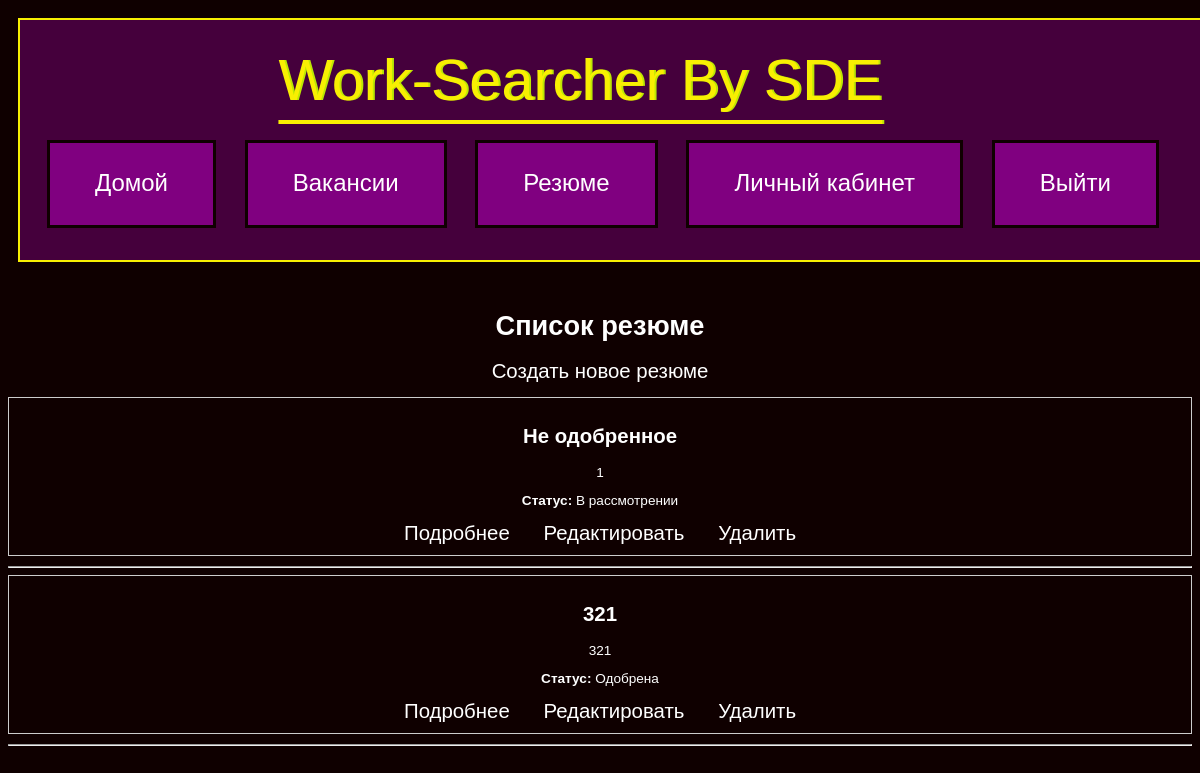
/resumes (signed in), run on the app's committed database.
### Model/models.py (models this page shows)
class Resume(db.Model):
    id = db.Column(db.Integer, primary_key=True)
    title = db.Column(db.String(300), nullable=False)
    description = db.Column(db.Text, nullable=False)
    skills = db.Column(db.String(200))
    image_filename = db.Column(db.String(300))
    user_id = db.Column(db.Integer, db.ForeignKey('user.id'), nullable=False)
    user = db.relationship('User', backref=db.backref('resumes', lazy=True))
    status = db.Column(db.Boolean, nullable=True)

### Controller/CZN.py (the view, shortened to what this page needs)
@CZN.route("/resumes", methods=['GET', 'POST'])
@login_required
def resumes():
    resumes = Resume.query.filter_by(user=current_user).all()
    return render_template('resumes.html', resumes=reversed(resumes), is_admin=current_user.is_admin)

### app.py (called while the page is built)
@login_manager.user_loader
def load_user(user_id):
    return User.query.get(int(user_id))

### templates/resumes.html (shortened to what this page needs)
{% extends "base.html" %}
{% block content %}
    <h1>Список резюме</h1>
    {% if not current_user.employer_status and not current_user.is_admin %}
    <a href="{{ url_for('resume.create_resume') }}">Создать новое резюме</a>
    {% endif %}
   {% for resume in resumes %}
    <div class="resume-box">
        <h2>{{ resume.title }}</h2>
        <p>{{ resume.skills }}</p>
        <p><strong>Статус:</strong> {% if resume.status==None %}В рассмотрении{% elif resume.status %}Одобрена{% else %}Неодобрена{% endif %}</p>
    <a href="{{ url_for('resume.detail_resume', resume_id=resume.id) }}">Подробнее</a>
        {% if current_user.id == resume.user_id %}
        <a href="{{ url_for('resume.edit_resume', resume_id=resume.id) }}">Редактировать</a>
        <a href="{{ url_for('resume.delete_resume', resume_id=resume.id) }}">Удалить</a>
        {% endif %}
    </div>
    <hr>
{% endfor %}
{% endblock %}

### static/styles.css (style rules this page uses)
html { height:100%; }
body { background: #0f0000; color : #ffffff; font-family: "helterskelter", sans-serif; -webkit-background-size: cover; }
a { text-decoration: none; color: #ffffff; font-size: 150%; padding: 15px; }
.resume-box { border: 1px solid #ccc; padding: 10px; margin-bottom: 10px; }

### data on the page
Resume: title "Не одобренное", skills "1", shows "В рассмотрении"
Resume: title "321", skills "321", status "Одобрена"
